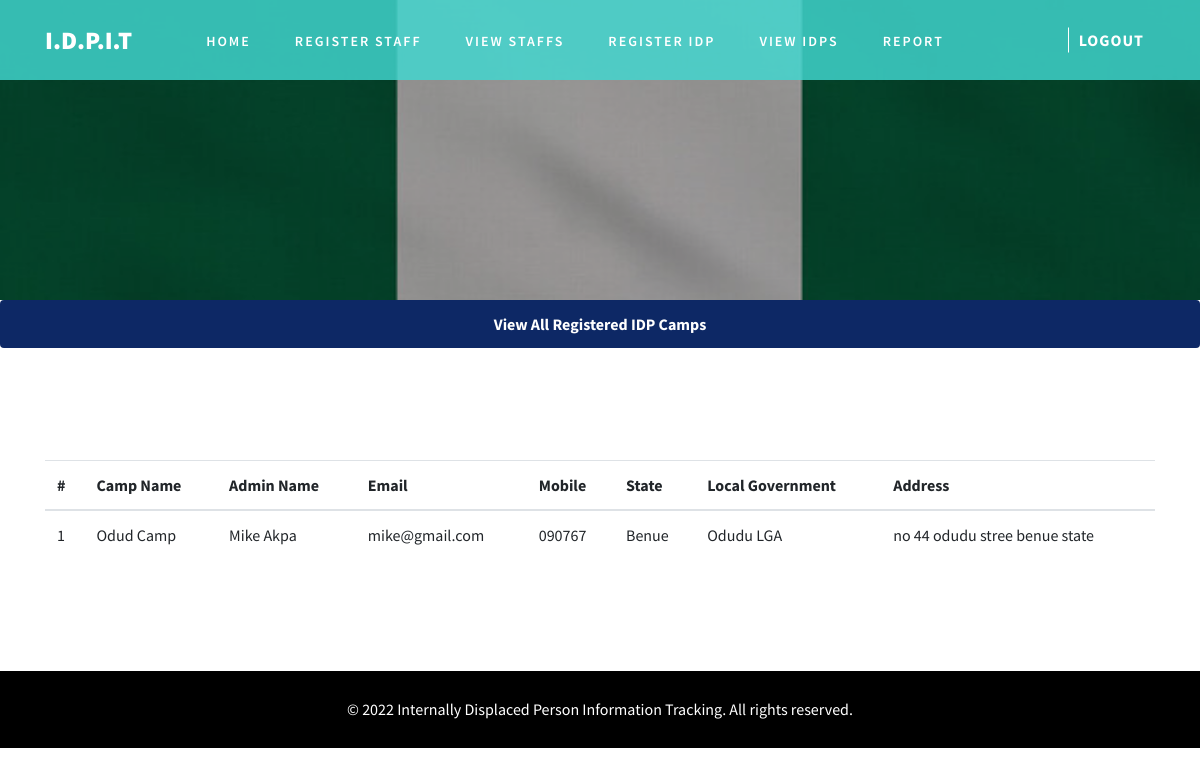
Screenshot of /pages/view_camps.php (signed in) with the database file from the repository.
### tables this page shows
CREATE TABLE `camp` (
  `campid` int(11) NOT NULL,
  `camp_name` varchar(60) NOT NULL,
  `address` text NOT NULL,
  `state` varchar(30) NOT NULL,
  `lga` varchar(30) NOT NULL,
  `admin_fullname` varchar(30) NOT NULL,
  `email` varchar(30) NOT NULL,
  `mobile` varchar(15) NOT NULL
);

### resources/sessions.php (called while the page is built, shortened)
<?php
class Sessions {
    private $DB_USER = "root";
    private $DB_PASSWORD = "";
    private $DB_DSN = "mysql:host=localhost;dbname=idpinformation";
    private function getConnection() {
        try {
            $conn = new PDO($this->DB_DSN, $this->DB_USER, $this->DB_PASSWORD);
            return $conn;
        } catch (Exception $ex) {
            echo $ex->getMessage();
        }
    }
    public function getAllCamp() {
        try {
            $conn = $this->getConnection();
            $query = "SELECT * FROM camp";
            $ps = $conn->prepare($query);
            $ps->execute();
            return $ps->fetchAll();
        } catch (Exception $ex) {
            echo $ex->getMessage();
        }
    }
}

### pages/view_camps.php (the view, shortened to what this page needs)
<?php
include '../resources/sessions.php';
$ses = new Sessions();
?>
<!DOCTYPE html>
<html lang="zxx">
    <head>
        <link href="../css/bootstrap.min.css" type="text/css" rel="stylesheet" media="all">
        <link href="../css/style.css" type="text/css" rel="stylesheet" media="all">
        <link href="../css/font-awesome.min.css" rel="stylesheet">
    </head>
    <body>
        <?php include '../resources/header.php'; ?>
        <div class="inner-banner-w3ls" style="background-image: url('../images/nigeria.jpg');">
        </div>
        <nav aria-label="breadcrumb">
            <ol class="breadcrumb d-flex justify-content-center bg-theme">
                <li class="breadcrumb-item active text-white font-weight-bold" aria-current="page">
                    View All Registered IDP Camps
                </li>
            </ol>
        </nav>
        <section class="contact-w3pvt py-lg-5">
            <div class="container py-md-5">
                <div class="row">
                    <div class="col-12 mx-auto">
                        <div class="register-top1 ">
                            <div class="row">
                                <div class="col-md-12">
                                    <table class="table table-hover">
                                        <thead>
                                            <tr>
                                                <th>#</th>
                                                <th>Camp Name</th>
                                                <th>Admin Name</th>
                                                <th>Email</th>
                                                <th>Mobile</th>
                                                <th>State</th>
                                                <th>Local Government</th>
                                                <th>Address</th>
                                            </tr>
                                        </thead>
                                        <tbody>
                                            <?php
                                            $sn = 1;
                                            $all_camps = $ses->getAllCamp();
                                            foreach ($all_camps as $single_camp) {
                                                ?>
                                                <tr>
                                                    <td><?php echo $sn ?></td>
                                                    <td><?php echo $single_camp['camp_name'] ?></td>
                                                    <td><?php echo $single_camp['admin_fullname'] ?></td>
                                                    <td><?php echo $single_camp['email'] ?></td>
                                                    <td><?php echo $single_camp['mobile'] ?></td>
                                                    <td><?php echo $single_camp['state'] ?></td>
                                                    <td><?php echo $single_camp['lga'] ?></td>
                                                    <td><?php echo $single_camp['address'] ?></td>
                                                </tr>
                                                <?php
                                                $sn++;
                                            }
                                            ?>
                                        </tbody>
                                    </table>
                                </div>
                            </div>
                        </div>
                    </div>
                </div>
            </div>
        </section>
        <?php include '../resources/footer.php'; ?>
    </body>
</html>

### css/style.css (style rules this page uses)
body { font-family: 'Source Sans Pro', sans-serif; background: #fff; }
.bg-theme { background: #0d2865 !important; color: #fff; }
.inner-banner-w3ls { background: url(../images/inner.jpg) no-repeat center; -webkit-background-size: cover; -moz-background-size: cover; -o-background-size: cover; -ms-background-size: cover; background-size: cover; min-height: 300px; position: relative; }
.inner-banner-w3ls:before { background: rgba(0, 0, 0, 0.37); position: absolute; content: ''; width: 100%; height: 100%; left: 0; top: 0; }

### rows the page displays
camp: camp_name "Odud Camp", admin_fullname "Mike Akpa", email "mike@gmail.com", mobile "090767", state "Benue", lga "Odudu LGA", address "no 44 odudu stree benue state"

### other values shown
$header_ses->APP_SYMBOL "I.D.P.I.T"
$footer_ses->APP_TITLE "Internally Displaced Person Information Tracking"
